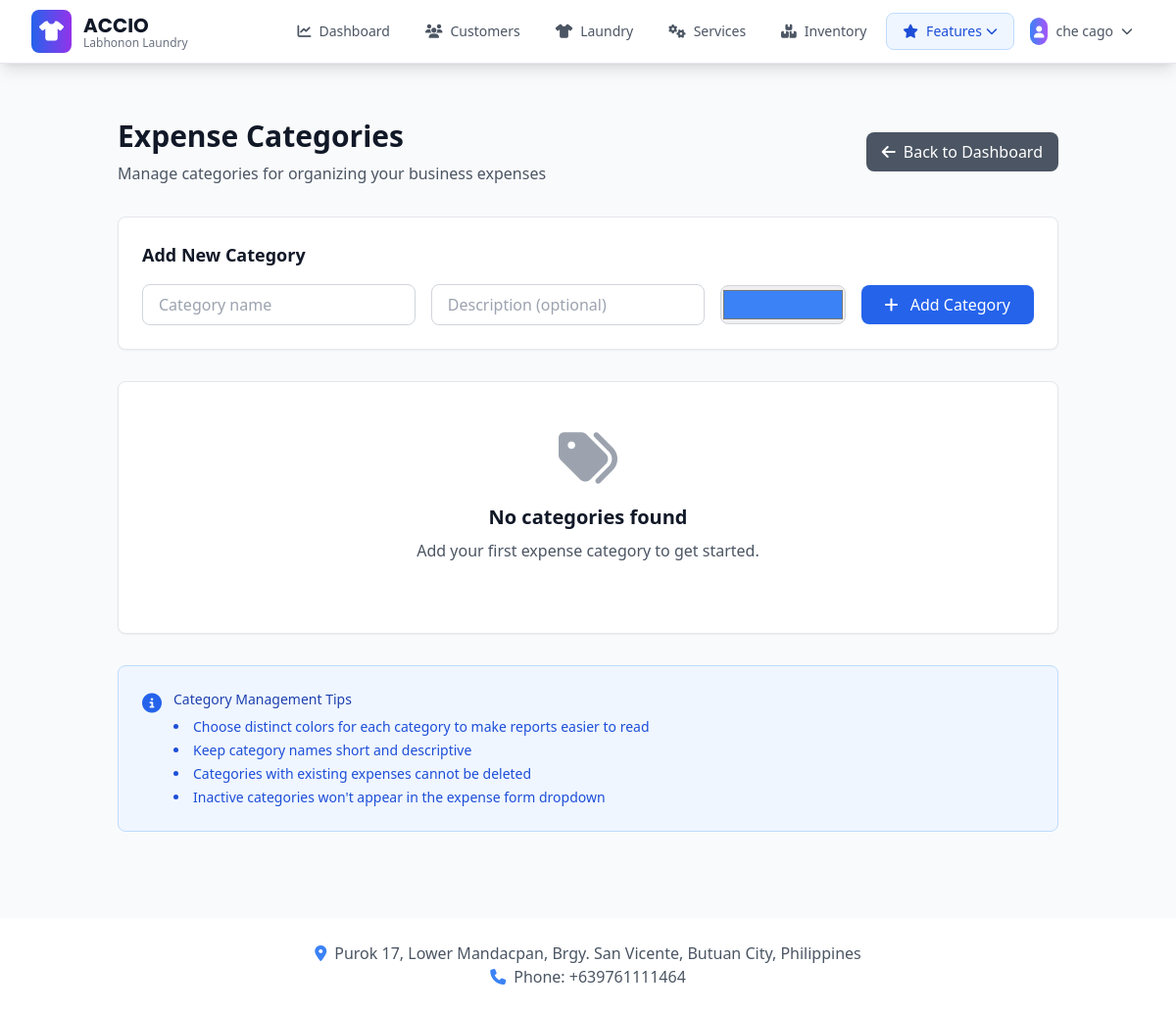
The page /expenses/categories (signed in) on the database as committed earlier.
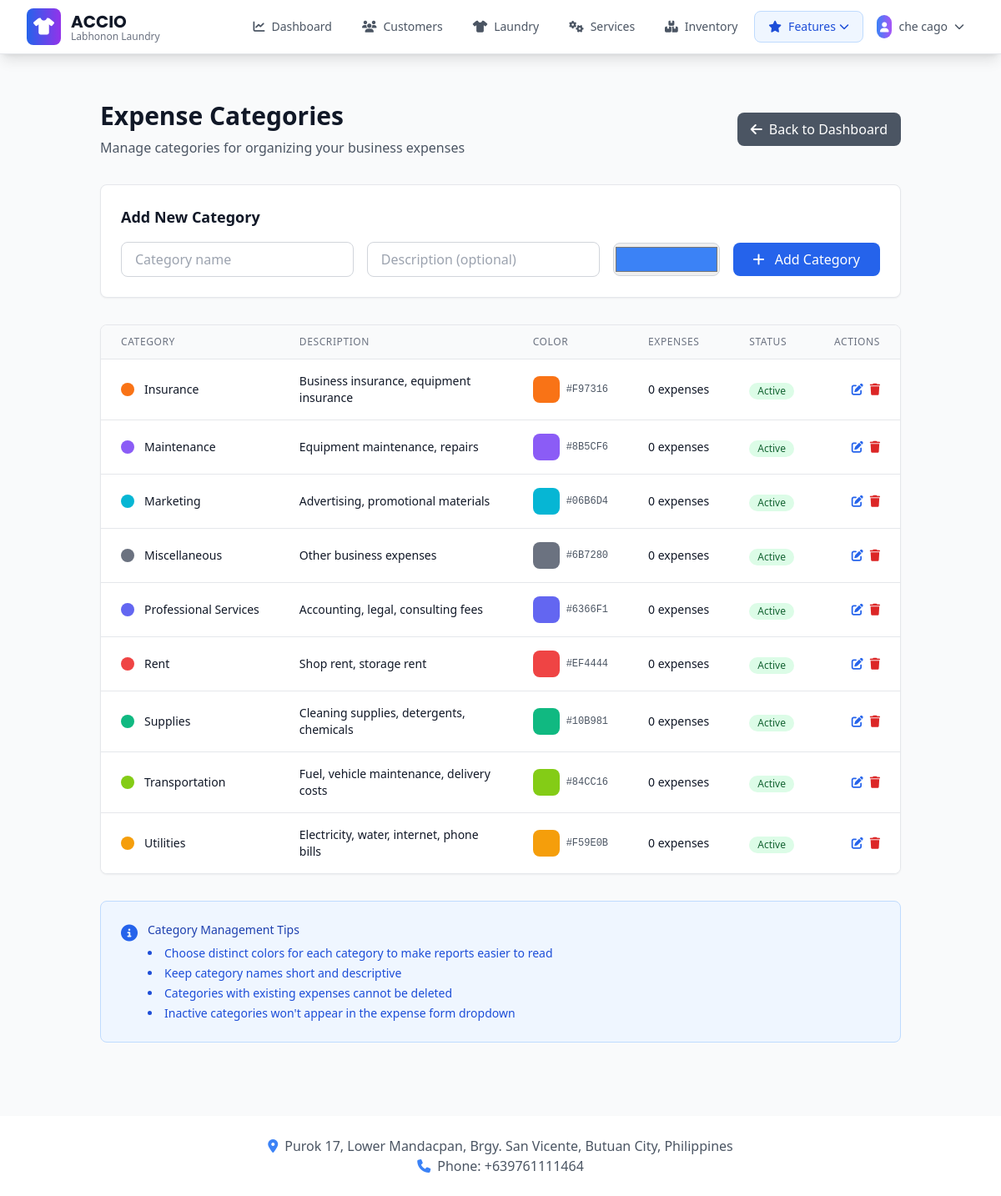
The same page on the database as committed later.
### app/models.py (models this page shows, shortened)
class User(db.Model, UserMixin):
    id = db.Column(db.Integer, primary_key=True)
    email = db.Column(db.String(150), unique=True)
    password = db.Column(db.String(150))
    full_name = db.Column(db.String(150))
    phone = db.Column(db.String(20))
    date_created = db.Column(db.DateTime, default=datetime.utcnow)

class ExpenseCategory(db.Model):
    id = db.Column(db.Integer, primary_key=True)
    name = db.Column(db.String(100), nullable=False, unique=True)
    description = db.Column(db.Text)
    color = db.Column(db.String(7), default='#3B82F6')  # Hex color for UI
    is_active = db.Column(db.Boolean, default=True)
    created_at = db.Column(db.DateTime, default=datetime.utcnow)
    updated_at = db.Column(db.DateTime, default=datetime.utcnow, onupdate=datetime.utcnow)
    expenses = db.relationship('Expense', backref='category', lazy=True)

### app/expenses.py (the view)
@expenses_bp.route('/categories')
@login_required
def list_categories():
    categories = ExpenseCategory.query.order_by(ExpenseCategory.name).all()
    return render_template('expenses/categories.html', categories=categories)

### app/__init__.py (called while the page is built)
@login_manager.user_loader
def load_user(id):
    from .models import User
    return User.query.get(int(id))

### app/templates/expenses/categories.html (shortened to what this page needs)
{% extends "base.html" %}
{% block content %}
<div class="container mx-auto px-4 sm:px-6 lg:px-8 py-8">
    <div class="mb-8 flex justify-between items-center">
        <div>
            <h1 class="text-3xl font-bold text-gray-900 mb-2">Expense Categories</h1>
            <p class="text-gray-600">Manage categories for organizing your business expenses</p>
        </div>
        <a href="{{ url_for('expenses.dashboard') }}"
           class="bg-gray-600 hover:bg-gray-700 text-white px-4 py-2 rounded-lg flex items-center transition-colors duration-200">
            <i class="fas fa-arrow-left mr-2"></i>
            Back to Dashboard
        </a>
    </div>
    <div class="bg-white rounded-lg shadow-sm border border-gray-200 p-6 mb-8">
        <h3 class="text-lg font-semibold text-gray-900 mb-4">Add New Category</h3>
        <form method="POST" action="{{ url_for('expenses.add_category') }}" class="flex flex-wrap items-center gap-4">
            <div class="flex-1 min-w-64">
                <input type="text" name="name" required
                       placeholder="Category name"
                       class="w-full px-4 py-2 border border-gray-300 rounded-lg focus:ring-2 focus:ring-blue-500 focus:border-transparent">
            </div>
            <div class="flex-1 min-w-64">
                <input type="text" name="description"
                       placeholder="Description (optional)"
                       class="w-full px-4 py-2 border border-gray-300 rounded-lg focus:ring-2 focus:ring-blue-500 focus:border-transparent">
            </div>
            <div class="min-w-32">
                <input type="color" name="color" value="#3B82F6"
                       class="w-full h-10 border border-gray-300 rounded-lg">
            </div>
            <button type="submit"
                    class="bg-blue-600 hover:bg-blue-700 text-white px-6 py-2 rounded-lg transition-colors duration-200">
                <i class="fas fa-plus mr-2"></i>
                Add Category
            </button>
        </form>
    </div>
    <div class="bg-white rounded-lg shadow-sm border border-gray-200 overflow-hidden">
        {% if categories %}
        <div class="overflow-x-auto">
            <table class="min-w-full divide-y divide-gray-200">
                <thead class="bg-gray-50">
                    <tr>
                        <th class="px-6 py-3 text-left text-xs font-medium text-gray-500 uppercase tracking-wider">Category</th>
                        <th class="px-6 py-3 text-left text-xs font-medium text-gray-500 uppercase tracking-wider">Description</th>
                        <th class="px-6 py-3 text-left text-xs font-medium text-gray-500 uppercase tracking-wider">Color</th>
                        <th class="px-6 py-3 text-left text-xs font-medium text-gray-500 uppercase tracking-wider">Expenses</th>
                        <th class="px-6 py-3 text-left text-xs font-medium text-gray-500 uppercase tracking-wider">Status</th>
                        <th class="px-6 py-3 text-right text-xs font-medium text-gray-500 uppercase tracking-wider">Actions</th>
                    </tr>
                </thead>
                <tbody class="bg-white divide-y divide-gray-200">
                    {% for category in categories %}
                    <tr class="hover:bg-gray-50 transition-colors duration-200" style="--category-color: {{ category.color }}">
                        <td class="px-6 py-4 whitespace-nowrap">
                            <div class="flex items-center">
                                <div class="w-4 h-4 rounded-full mr-3" style="background-color: var(--category-color)"></div>
                                <div class="text-sm font-medium text-gray-900">{{ category.name }}</div>
                            </div>
                        </td>
                        <td class="px-6 py-4">
                            <div class="text-sm text-gray-900">{{ category.description or '-' }}</div>
                        </td>
                        <td class="px-6 py-4 whitespace-nowrap">
                            <div class="flex items-center">
                                <div class="w-8 h-8 rounded-lg mr-2" style="background-color: var(--category-color)"></div>
                                <span class="text-xs font-mono text-gray-600">{{ category.color }}</span>
                            </div>
                        </td>
                        <td class="px-6 py-4 whitespace-nowrap text-sm text-gray-900">
                            {{ category.expenses|length }} expenses
                        </td>
                        <td class="px-6 py-4 whitespace-nowrap">
                            {% if category.is_active %}
                            <span class="inline-flex items-center px-2.5 py-0.5 rounded-full text-xs font-medium bg-green-100 text-green-800">
                                Active
                            </span>
                            {% else %}
                            <span class="inline-flex items-center px-2.5 py-0.5 rounded-full text-xs font-medium bg-gray-100 text-gray-800">
                                Inactive
                            </span>
                            {% endif %}
                        </td>
                        <td class="px-6 py-4 whitespace-nowrap text-right text-sm font-medium">
                            <div class="flex justify-end space-x-2">
                                <button class="text-blue-600 hover:text-blue-700 transition-colors duration-200" title="Edit Category">
                                    <i class="fas fa-edit"></i>
                                </button>
                                {% if category.expenses|length == 0 %}
                                <button class="text-red-600 hover:text-red-700 transition-colors duration-200" title="Delete Category">
                                    <i class="fas fa-trash"></i>
                                </button>
                                {% endif %}
                            </div>
                        </td>
                    </tr>
                    {% endfor %}
                </tbody>
            </table>
        </div>
        {% else %}
        <div class="text-center py-12">
            <i class="fas fa-tags text-gray-400 text-6xl mb-4"></i>
            <h3 class="text-xl font-semibold text-gray-900 mb-2">No categories found</h3>
            <p class="text-gray-600 mb-6">Add your first expense category to get started.</p>
        </div>
        {% endif %}
    </div>
    <div class="mt-8 bg-blue-50 border border-blue-200 rounded-lg p-6">
        <div class="flex items-start">
            <div class="flex-shrink-0">
                <i class="fas fa-info-circle text-blue-600 text-xl"></i>
            </div>
            <div class="ml-3">
                <h3 class="text-sm font-medium text-blue-800">Category Management Tips</h3>
                <ul class="text-sm text-blue-700 mt-2 list-disc list-inside space-y-1">
                    <li>Choose distinct colors for each category to make reports easier to read</li>
                    <li>Keep category names short and descriptive</li>
                    <li>Categories with existing expenses cannot be deleted</li>
                    <li>Inactive categories won't appear in the expense form dropdown</li>
                </ul>
            </div>
        </div>
    </div>
</div>
{% endblock %}

### app/templates/base.html (shortened to what this page needs)
<!DOCTYPE html>
<html lang="en">
<head>
    <script src="https://cdn.tailwindcss.com"></script>
    <link rel="stylesheet" href="https://cdnjs.cloudflare.com/ajax/libs/font-awesome/6.4.0/css/all.min.css">
</head>
<body class="bg-gray-50 font-sans">
    <nav class="bg-white shadow-lg border-b border-gray-200 relative z-50">
        <div class="max-w-7xl mx-auto px-4 sm:px-6 lg:px-8">
            <div class="flex justify-between items-center h-16">
                <div class="flex items-center flex-shrink-0">
                    <div class="flex-shrink-0 flex items-center">
                        <div class="bg-gradient-to-r from-blue-600 to-purple-600 rounded-lg p-2 mr-3">
                            <i class="fas fa-tshirt text-white text-xl"></i>
                        </div>
                        <div>
                            <h1 class="brand-font text-xl font-bold text-gray-900">ACCIO</h1>
                            <p class="text-xs text-gray-500 -mt-1">Labhonon Laundry</p>
                        </div>
                    </div>
                </div>
                <div class="hidden md:flex items-center space-x-1 flex-1 justify-end">
                    {% if current_user.is_authenticated %}
                        <a href="{{ url_for('views.dashboard') }}"
                           class="flex items-center px-4 py-2 rounded-lg text-sm font-medium transition-all duration-200
                                  {% if request.endpoint == 'views.dashboard' %}
                                      bg-blue-50 text-blue-700 border border-blue-200
                                  {% else %}
                                      text-gray-600 hover:text-blue-700 hover:bg-blue-50
                                  {% endif %}">
                            <i class="fas fa-chart-line mr-2"></i>
                            Dashboard
                        </a>
                        <a href="{{ url_for('customer.list_customers') }}"
                           class="flex items-center px-4 py-2 rounded-lg text-sm font-medium transition-all duration-200
                                  {% if request.endpoint == 'customer.list_customers' %}
                                      bg-blue-50 text-blue-700 border border-blue-200
                                  {% else %}
                                      text-gray-600 hover:text-blue-700 hover:bg-blue-50
                                  {% endif %}">
                            <i class="fas fa-users mr-2"></i>
                            Customers
                        </a>
                        <a href="{{ url_for('laundry.list_laundries') }}"
                           class="flex items-center px-4 py-2 rounded-lg text-sm font-medium transition-all duration-200
                                  {% if request.endpoint == 'laundry.list_laundries' %}
                                      bg-blue-50 text-blue-700 border border-blue-200
                                  {% else %}
                                      text-gray-600 hover:text-blue-700 hover:bg-blue-50
                                  {% endif %}">
                            <i class="fas fa-tshirt mr-2"></i>
                            Laundry
                        </a>
                        <a href="{{ url_for('service.list_services') }}"
                           class="flex items-center px-4 py-2 rounded-lg text-sm font-medium transition-all duration-200
                                  {% if request.endpoint == 'service.list_services' %}
                                      bg-blue-50 text-blue-700 border border-blue-200
                                  {% else %}
                                      text-gray-600 hover:text-blue-700 hover:bg-blue-50
                                  {% endif %}">
                            <i class="fas fa-cogs mr-2"></i>
                            Services
                        </a>
                        <a href="{{ url_for('inventory.dashboard') }}"
                           class="flex items-center px-4 py-2 rounded-lg text-sm font-medium transition-all duration-200
                                  {% if request.endpoint and request.endpoint.startswith('inventory.') %}
                                      bg-blue-50 text-blue-700 border border-blue-200
                                  {% else %}
                                      text-gray-600 hover:text-blue-700 hover:bg-blue-50
                                  {% endif %}">
                            <i class="fas fa-boxes mr-2"></i>
                            Inventory
                        </a>
                        <div class="relative group">
                            <button class="flex items-center px-4 py-2 rounded-lg text-sm font-medium transition-all duration-200
                                         {% if request.endpoint and (request.endpoint.startswith('expenses.') or request.endpoint == 'views.reports' or request.endpoint == 'views.analytics') %}
                                             bg-blue-50 text-blue-700 border border-blue-200
                                         {% else %}
                                             text-gray-600 hover:text-blue-700 hover:bg-blue-50
                                         {% endif %}">
                                <i class="fas fa-star mr-2"></i>
                                Features
                                <i class="fas fa-chevron-down ml-1 text-xs"></i>
                            </button>
                        </div>
                        <div class="relative ml-4 group">
                            <button class="flex items-center px-3 py-2 rounded-lg text-sm font-medium text-gray-600 hover:text-blue-700 hover:bg-blue-50 transition-all duration-200">
                                <div class="bg-gradient-to-r from-blue-500 to-purple-500 rounded-full p-1 mr-2">
                                    <i class="fas fa-user text-white text-xs"></i>
                                </div>
                                {{ current_user.full_name or current_user.email.split('@')[0] }}
                                <i class="fas fa-chevron-down ml-2 text-xs"></i>
                            </button>
                        </div>
                    {% endif %}
                </div>
            </div>
        </div>
    </nav>
    <main class="max-w-7xl mx-auto px-4 py-6">
        {% block content %}{% endblock %}
    </main>
    <footer class="bg-white shadow-lg mt-8">
        <div class="max-w-7xl mx-auto px-4 py-6">
            <div class="text-center text-gray-600">
                <p><i class="fas fa-map-marker-alt mr-2 text-blue-500"></i>Purok 17, Lower Mandacpan, Brgy. San Vicente, Butuan City, Philippines</p>
                <p><i class="fas fa-phone mr-2 text-blue-500"></i>Phone: +639761111464</p>
            </div>
        </div>
    </footer>
</body>
</html>

### app/templates/base.html (style rules this page uses)
body { font-family: 'Inter', sans-serif; }
.brand-font { font-family: 'Poppins', sans-serif; }

Rows that differ between the two databases and show on the page:
added ExpenseCategory: name "Insurance", description "Business insurance, equipment insurance", color "#F97316", expenses|length "0", is_active "Active"
added ExpenseCategory: name "Maintenance", description "Equipment maintenance, repairs", color "#8B5CF6", expenses|length "0", is_active "Active"
added ExpenseCategory: name "Marketing", description "Advertising, promotional materials", color "#06B6D4", expenses|length "0", is_active "Active"
added ExpenseCategory: name "Miscellaneous", description "Other business expenses", color "#6B7280", expenses|length "0", is_active "Active"
added ExpenseCategory: name "Professional Services", description "Accounting, legal, consulting fees", color "#6366F1", expenses|length "0", is_active "Active"
added ExpenseCategory: name "Rent", description "Shop rent, storage rent", color "#EF4444", expenses|length "0", is_active "Active"
added ExpenseCategory: name "Supplies", description "Cleaning supplies, detergents, chemicals", color "#10B981", expenses|length "0", is_active "Active"
added ExpenseCategory: name "Transportation", description "Fuel, vehicle maintenance, delivery costs", color "#84CC16", expenses|length "0", is_active "Active"
added ExpenseCategory: name "Utilities", description "Electricity, water, internet, phone bills", color "#F59E0B", expenses|length "0", is_active "Active"
Other text that changed with them:
text no longer shown: "No categories found Add your first expense category to get started."
text now shown: "CATEGORY DESCRIPTION COLOR EXPENSES STATUS ACTIONS"
